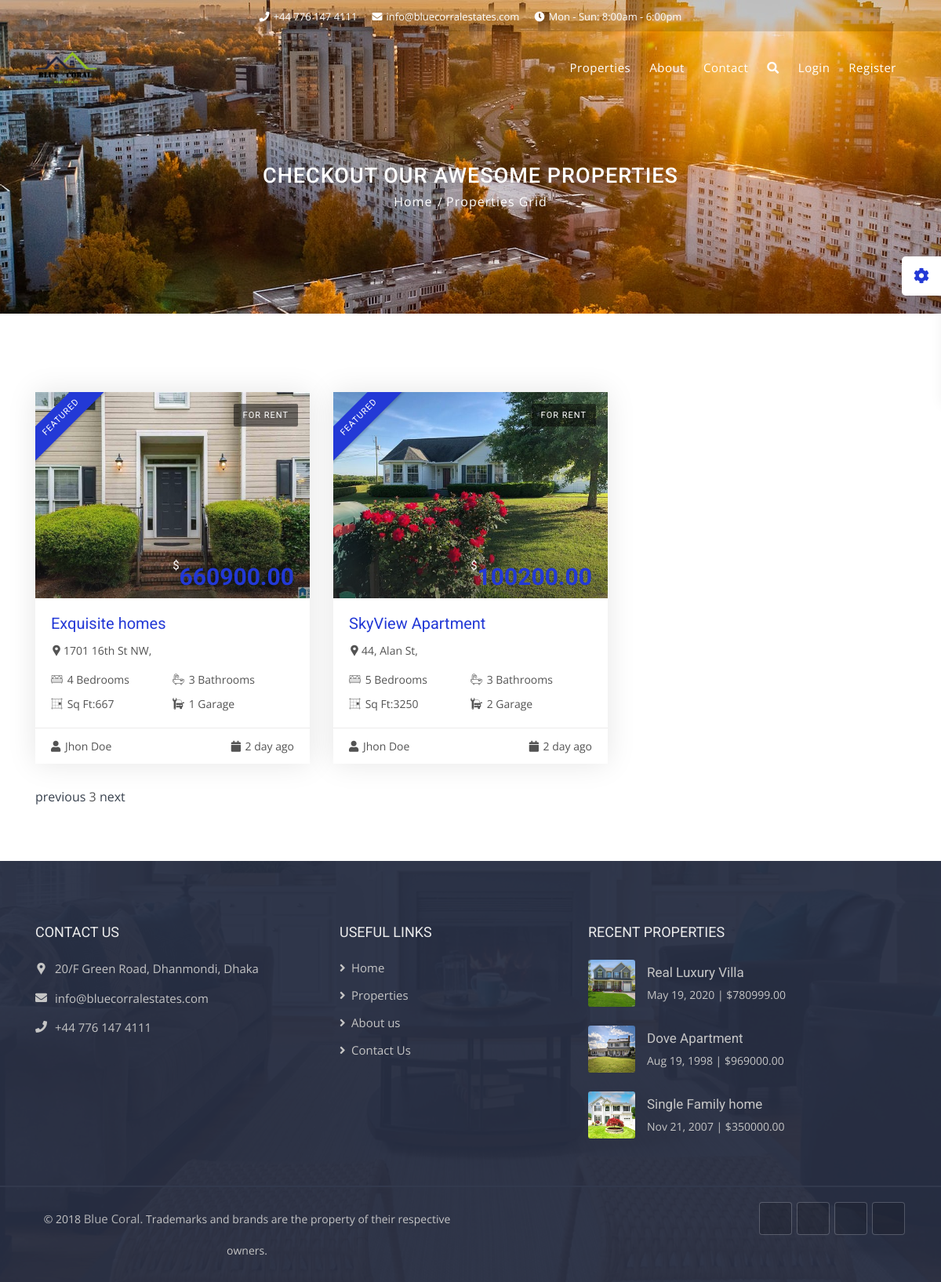
Page /properties/?page=3 on the committed database.
### app/models.py (models this page shows, shortened)
class Property(models.Model):
    status = (
        ('re', 'Rent'),
        ('sa', 'Sale')
    )
    yes_no = (
        ('Y', 'Yes'),
        ('N', 'No')
    )
    name = models.CharField(null=False, blank=False, max_length=50)
    description = models.TextField()
    price = models.DecimalField(max_digits = 8, decimal_places=2, null=False, blank=False)
    city = models.CharField(null=False, blank=False, max_length=30)
    floor_plan = models.ImageField(upload_to ='uploads/')
    video = models.FileField(upload_to='uploads/', default="")
    image_1 = models.ImageField(upload_to ='uploads/')
    image_2 = models.ImageField(upload_to ='uploads/', null=True, blank=True)
    image_3 = models.ImageField(upload_to ='uploads/', null=True, blank=True)
    image_4 = models.ImageField(upload_to ='uploads/', null=True, blank=True)
    image_5 = models.ImageField(upload_to ='uploads/', null=True, blank=True)
    image_6 = models.ImageField(upload_to ='uploads/', null=True, blank=True)
    image_7 = models.ImageField(upload_to ='uploads/', null=True, blank=True)
    image_8 = models.ImageField(upload_to ='uploads/', null=True, blank=True)
    image_9 = models.ImageField(upload_to ='uploads/', null=True, blank=True)
    image_10 = models.ImageField(upload_to ='uploads/', null=True, blank=True)
    bathroom = models.IntegerField(null=False)
    address = models.CharField(max_length=100, null=False, blank=False)
    kitchen = models.IntegerField(null=False, blank=False)
    garage = models.IntegerField(null=False, blank=False)
    bedrooms = models.IntegerField(null=False, blank=False)
    sqft = models.IntegerField(null=False, blank=False)
    status = models.CharField(choices=status, max_length=10)
    date_built = models.DateField()
    balcony = models.IntegerField(null=False, blank=False)
    archive = models.BooleanField(default=False)
    parking = models.CharField(choices=yes_no, max_length=30)
    land_area = models.IntegerField(null=False, blank=False)
    property_lot_size = models.IntegerField(null=False, blank=False)
    size = models.IntegerField(null=False, blank=False)
    sold = models.BooleanField(default=False)

### app/views.py (the view)
# urls.py: path('properties/', views.properties, name='properties'),
def properties(request):
    properties = Property.objects.all().order_by('-id')
    paginator = Paginator(properties, 2)
    page_number = request.GET.get('page')
    page_obj = paginator.get_page(page_number)
    context = {
        'page_obj' : page_obj,
        'footer_properties' : Property.objects.all().order_by('-id')[:3]
    }
    return render(request, 'properties.html', context)

### templates/properties.html (shortened to what this page needs)
{% extends 'base.html' %}
{% load static %}
{% block body %}
<header class="main-header sticky-header" id="main-header-2">
    <div class="container">
        <div class="row">
            <div class="col-12">
                <nav class="navbar navbar-expand-lg navbar-light rounded">
                    <a class="navbar-brand logo" href="{% url 'home' %}">
                        <img src="{% static 'img/logos/black-logo.png' %}" alt="logo">
                    </a>
                    <div class="collapse navbar-collapse" id="navbar">
                        <ul class="navbar-nav justify-content-end ml-auto">
                            <li class="nav-item">
                                <a class="nav-link" href="{% url 'properties' %}"  aria-haspopup="true" aria-expanded="false">
                                    Properties
                                </a>
                            </li>
                            <li class="nav-item">
                                <a class="nav-link" href="{% url 'about' %}"  aria-haspopup="true" aria-expanded="false">
                                    About
                                </a>
                            </li>
                            <li class="nav-item dropdown">
                                <a class="nav-link" href="{% url 'contact' %}"  aria-haspopup="true" aria-expanded="false">
                                    Contact
                                </a>
                            </li>
                            <li class="nav-item dropdown">
                                <a href="#full-page-search" class="nav-link">
                                    <i class="fa fa-search"></i>
                                </a>
                            </li>
                            {% if request.user.is_authenticated %}
                                    {% if user.is_superuser %}
                                        <li class="nav-item">
                                            <a href="{% url 'admin_dashboard' %}" class="nav-link">Dashboard </a>
                                        </li>
                                    {% else %}
                                        <li class="nav-item">
                                            <a href="{% url 'user_dashboard' %}" class="nav-link">Dashboard </a>
                                        </li>
                                    {% endif %}
                                    <li class="nav-item">
                                        <a href="{% url 'logout' %}" class="nav-link">Logout </a>
                                    </li>
                                {% else %}
                                <li class="nav-item">
                                    <a href="{% url 'login' %}" class="nav-link">Login </a>
                                </li>
                                <li class="nav-item">
                                    <a href="{% url 'register' %}" class="nav-link">Register</a>
                                </li>
                                {% endif %}
                        </ul>
                    </div>
                </nav>
            </div>
        </div>
    </div>
</header>
<div class="sub-banner">
    <div class="container">
        <div class="breadcrumb-area">
            <h1>Checkout our awesome properties</h1>
            <ul class="breadcrumbs">
                <li><a href="{% url 'home' %}">Home</a></li>
                <li class="active">Properties Grid</li>
            </ul>
        </div>
    </div>
</div>
<div class="properties-list-fullwidth content-area-2">
    <div class="container">
        <div class="row">
            {% for property in page_obj.object_list %}
            <div class="col-lg-4 col-md-6 col-sm-12">
                <div class="property-box">
                    <div class="property-thumbnail">
                        <a href="{% url 'property-detail' property.id %}" class="property-img">
                            <div class="listing-badges">
                                <span class="featured">Featured</span>
                            </div>
                            {% if property.status == "sa" %}
                                <div class="tag-for">For Sale</div>
                            {% else %}
                                <div class="tag-for">For Rent</div>
                            {% endif %}
                            <div class="plan-price"><sup>$</sup>{{property.price}}</div>
                            <img src="{{property.image_1.url}}" alt="property-box" class="img-fluid"
                            style="">
                        </a>
                        <div class="property-overlay">
                        </div>
                    </div>
                    <div class="detail">
                        <h1 class="title">
                            <a href="{% url 'property-detail' property.id %}">{{property.name}}</a>
                        </h1>
                        <div class="location">
                            <a href="{% url 'property-detail' property.id %}">
                                <i class="flaticon-facebook-placeholder-for-locate-places-on-maps"></i>{{property.address}},
                            </a>
                        </div>
                        <ul class="facilities-list clearfix">
                            <li>
                                <i class="flaticon-bed"></i> {{property.bedrooms}} Bedrooms
                            </li>
                            <li>
                                <i class="flaticon-bath"></i> {{property.bathroom}} Bathrooms
                            </li>
                            <li>
                                <i class="flaticon-square-layouting-with-black-square-in-east-area"></i> Sq Ft:{{property.sqft}}
                            </li>
                            <li>
                                <i class="flaticon-car-repair"></i> {{property.garage}} Garage
                            </li>
                        </ul>
                    </div>
                    <div class="footer">
                        <a href="#">
                            <i class="fa fa-user"></i> Jhon Doe
                        </a>
                        <span>
                            <i class="fa fa-calendar-o"></i> 2 day ago
                        </span>
                    </div>
                </div>
            </div>
            {% endfor %}
        </div>
        <div class="pagination">
            <span class="step-links">
                {% if page_obj.has_previous %}
                    <a href="?page={{ page_obj.previous_page_number }}">previous</a>
                {% endif %}
                <span class="current">
                  {{ page_obj.number }}
                </span>
                {% if page_obj.has_next %}
                    <a href="?page={{ page_obj.next_page_number }}">next</a>
                {% endif %}
            </span>
        </div>
    </div>
</div>
{% endblock body %}

### templates/base.html (shortened to what this page needs)
{% load static %}
<!DOCTYPE html>
<html lang="zxx">
<head>
    <link type="text/css" rel="stylesheet" href="{% static 'css/bootstrap.min.css' %}">
    <link type="text/css" rel="stylesheet" href="{% static 'css/magnific-popup.css' %}">
    <link type="text/css" rel="stylesheet" href="{% static 'css/jquery.selectBox.css' %}">
    <link type="text/css" rel="stylesheet" href="{% static 'css/dropzone.css' %}">
    <link type="text/css" rel="stylesheet" href="{% static 'css/rangeslider.css' %}">
    <link type="text/css" rel="stylesheet" href="{% static 'css/animate.min.css' %}">
    <link type="text/css" rel="stylesheet" href="{% static 'css/leaflet.css' %}">
    <link type="text/css" rel="stylesheet" href="{% static 'css/slick.css' %}">
    <link type="text/css" rel="stylesheet" href="{% static 'css/slick-theme.css' %}">
    <link type="text/css" rel="stylesheet" href="{% static 'css/slick-theme.css' %}">
    <link type="text/css" rel="stylesheet" href="{% static 'css/map.css' %}">
    <link type="text/css" rel="stylesheet" href="{% static 'css/jquery.mCustomScrollbar.css' %}">
    <link type="text/css" rel="stylesheet" href="{% static 'fonts/font-awesome/css/font-awesome.min.css' %}">
    <link type="text/css" rel="stylesheet" href="{% static 'fonts/flaticon/font/flaticon.css' %}">
    <link type="text/css" rel="stylesheet" href="{% static 'css/style.css' %}">
    <link rel="stylesheet" type="text/css" id="style_sheet" href="{% static 'css/skins/default.css' %}">
    <link rel="stylesheet" href="https://cdnjs.cloudflare.com/ajax/libs/font-awesome/5.12.1/css/all.min.css">
</head>
<body id="top" class="index-body">
    {% block header %}
    <header class="top-header th-bg" id="top-header-2">
        <div class="container">
            <div class="row">
                <div class="col-lg-12 col-md-12 col-sm-12 text-center">
                    <div class="list-inline">
                        <a href="tel:+447761474111"><i class="fa fa-phone"></i>+44 776 147 4111</a>
                        <a href="tel:info@bluecorralestates.com"><i class="fa fa-envelope"></i>info@bluecorralestates.com</a>
                        <a href="#" class="mr-0"><i class="fa fa-clock-o"></i>Mon - Sun: 8:00am - 6:00pm</a>
                    </div>
                </div>
            </div>
        </div>
    </header>
    {% endblock header %}
    {% block body %}
    {% endblock body %}
{% block footer %}
    <footer class="footer">
        <div class="container footer-inner">
            <div class="row">
                <div class="col-xl-4 col-lg-3 col-md-6 col-sm-6">
                    <div class="footer-item">
                        <h4>Contact Us</h4>
                        <ul class="contact-info">
                            <li>
                                <i class="flaticon-facebook-placeholder-for-locate-places-on-maps"></i>20/F Green Road, Dhanmondi, Dhaka
                            </li>
                            <li>
                                <i class="fa fa-envelope"></i><a href="mailto:info@bluecorralestates.com">info@bluecorralestates.com</a>
                            </li>
                            <li>
                                <i class="fa fa-phone"></i><a href="tel:+447761474111">+44 776 147 4111</a>
                            </li>
                        </ul>
                    </div>
                </div>
                <div class="col-xl-2 col-lg-4 col-md-6 col-sm-6">
                    <div class="footer-item"   style="padding-left: 5%;">
                        <h4>
                            Useful Links
                        </h4>
                        <ul class="links">
                            <li>
                                <a href="{% url 'home' %}"><i class="fa fa-angle-right"></i>Home</a>
                            </li>
                            <li>
                                <a href="{% url 'properties' %}"><i class="fa fa-angle-right"></i>Properties</a>
                            </li>
                            <li>
                                <a href="{% url 'about' %}"><i class="fa fa-angle-right"></i>About us</a>
                            </li>
                            <li>
                                <a href="{% url 'contact' %}"><i class="fa fa-angle-right"></i>Contact Us</a>
                            </li>
                        </ul>
                    </div>
                </div>
                <div class="col-xl-6 col-lg-5 col-md-12 col-sm-12">
                    <div class="footer-item recent-posts"   style="padding-left: 25%;">
                        <h4>Recent Properties</h4>
                        {% for property in footer_properties %}
                        <div class="media mb-4">
                            <a href="{% url 'property-detail' property.id %}">
                                <img src="{{property.image_1.url}}" alt="sub-property" style="width: 60px; height: 60px;">
                            </a>
                            <div class="media-body align-self-center">
                                <h5>
                                    <a href="{% url 'property-detail' property.id %}">{{property.name}}</a>
                                </h5>
                                <p>{{property.date_built|date:"M j, Y"}} | ${{property.price}}</p>
                            </div>
                        </div>
                        {% endfor %}
                    </div>
                </div>
            </div>
        </div>
        <div class="sub-footer text-center">
            <div class="container text-center">
                <div class="row text-center">
                    <div class="col-lg-6 col-md-12 text-center">
                        <p class="copy">© 2018 <a href="#">Blue Coral.</a> Trademarks and brands are the property of their respective owners.</p>
                    </div>
                    <div class="col-lg-6 col-md-12 text-center">
                        <ul class="social-list clearfix">
                            <li><a href="#" class="facebook-bg"><i class="fa fa-facebook"></i></a></li>
                            <li><a href="#" class="twitter-bg"><i class="fa fa-twitter"></i></a></li>
                            <li><a href="#" class="google-bg"><i class="fa fa-google-plus"></i></a></li>
                            <li><a href="#" class="linkedin-bg"><i class="fa fa-linkedin"></i></a></li>
                        </ul>
                    </div>
                </div>
            </div>
        </div>
    </footer>
{% endblock footer %}
</body>
</html>

### static/css/skins/default.css (style rules this page uses)
.plan-price { color: #2339d6; }
.property-box .detail .title a { color: #2339d6; }
.listing-badges .featured { background: #2339d6; }

### templates/base.html (style rules this page uses)
a:link { text-decoration: none; }
header { left: 0px; right: 0px; }

### rows in the picture
Property: status "FOR RENT", price "660900.00", image_1 (picture), name "Exquisite homes", address "1701 16th St NW", bedrooms "4", bathroom "3", sqft "667", garage "1"
Property: status "FOR RENT", price "100200.00", image_1 (picture), name "SkyView Apartment", address "44, Alan St", bedrooms "5", bathroom "3", sqft "3250", garage "2"
Property: image_1 (picture), name "Real Luxury Villa", date_built "May 19, 2020", price "780999.00"
Property: image_1 (picture), name "Dove Apartment", date_built "Aug 19, 1998", price "969000.00"
Property: image_1 (picture), name "Single Family home", date_built "Nov 21, 2007", price "350000.00"

### other values in the picture
{{ page_obj.number }} "3"
